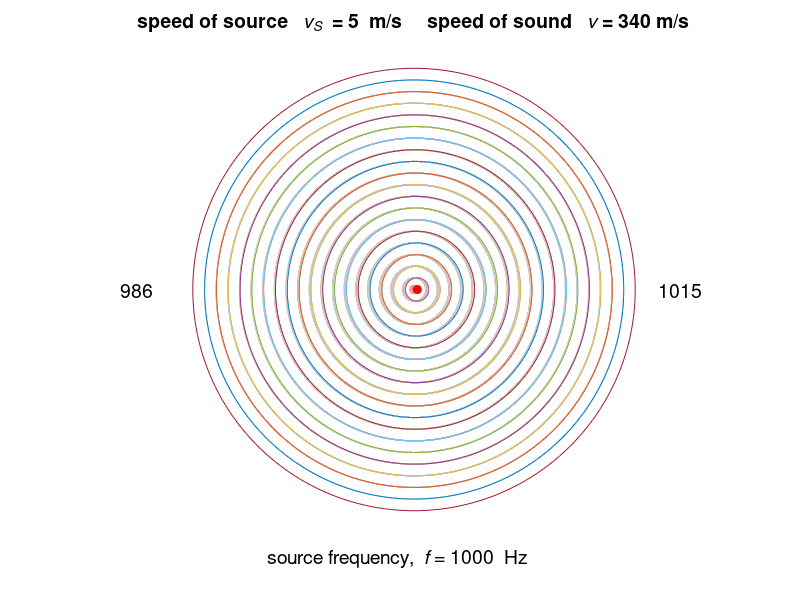

Write the MATLAB code that produced this figure.
% doppler.m
% Ian Cooper
% School of Physics, University of Sydney

close all
clear all
clc

N = 20;         % number of time steps

disp('   The Figure Window will update every second'); 
disp('  ');
disp('   Enter speed of source from 0 to 350 m/s')
disp('  ')
 
v_s = input('   Speed of source (m/s), v  =  ');

v   = 340;        % velocity of sound
%v_s = 400;       % velocity of source

freq = 1000;

R = zeros(N);    % radius of circles

theta = linspace(0,2*pi,200);   % angle for generating circle

x_max = max([v_s*(N+1) v * (N+1)]);

figure(1)
set(gcf,'Units','normalized');
set(gcf,'Position',[0.1 0.1 0.4 0.6]);
set(gcf,'color','w');

text_1 = 'speed of source   {\itv_S}  = ';
text_2 =  num2str(v_s,'%0.0f');
text_3 = '  m/s     ';
text_4 = 'speed of sound   {\itv} = 340 m/s';
text_p = [text_1 text_2 text_3 text_4];
title(text_p,'FontSize',14);

hold on

limits = x_max;
axis([-limits limits -limits limits]);

axis equal
axis off
for t = 1:N

x = v_s * (t-1);    

plot(x,0,'o','Markersize',6,'MarkerFaceColor','r','MarkerEdgeColor','r');



for c = 1 : N
R = v * (t-c);
if R < 0, R = 0; end;

x_p = R * cos(theta) + v_s * (c-1) ;
y_p = R * sin(theta);

plot(x_p, y_p);

end

pause(1)


if t < N

plot(x,0,'o','Markersize',6,'MarkerFaceColor','w','MarkerEdgeColor','w');

for c = 1 : N
R = v * (t-c);
if R < 0, R = 0; end;

x_p = R * cos(theta) + v_s * (c-1) ;
y_p = R * sin(theta);

plot(x_p, y_p,'w');

end
end
end

% source sound
text(-0.6*x_max, -1.1*x_max,'source frequency,  {\itf} = 1000  Hz','FontSize',14)
cf = freq;        
sf = 22050;                 % sample frequency (Hz)
d = 5.0;                    % duration (s)
n = sf * d;                 % number of samples
s = (1:n) / sf;             % sound data preparation
s = sin(2 * pi * cf * s);   % sinusoidal modulation

s = s./max(s);

sound(s, sf);               % sound presentation
%pause(d + 0.1);             % waiting for sound end


% in front of moving source
cf = (freq * v /(v-v_s));
if cf > 0
text(1*x_max,0,num2str(cf,'%0.0f'),'FontSize',14)

     
sf = 22050;                 % sample frequency (Hz)
d = 5.0;                    % duration (s)
n = sf * d;                 % number of samples
s = (1:n) / sf;             % sound data preparation
s = sin(2 * pi * cf * s);   % sinusoidal modulation

s = s./max(s);

sound(s, sf);               % sound presentation
%pause(d + 0.1);             % waiting for sound end

end
if v_s >= v

text(1*x_max,0,'\it BOOOM !!!','FontSize',14)

% make noise
d = 8;
%rand('state',sum(100 * clock));  % initialize random seed
zzz = rng;
noise = randn(1, n);             % Gausian noise
noise = noise / max(abs(noise)); % -1 to 1 normalization

% play noise
disp('WHITE noise');
sound(noise, sf);                % playing sound
%pause(d + 0.1);                  % waiting for sound end


end

% in rear of moving source
cf = freq * v /(v+v_s);
text(-1.2*x_max,0,num2str(cf,'%0.0f'),'FontSize',14)
     
sf = 22050;                 % sample frequency (Hz)
d = 5.0;                    % duration (s)
n = sf * d;                 % number of samples
s = (1:n) / sf;             % sound data preparation
s = sin(2 * pi * cf * s);   % sinusoidal modulation

s = s./max(s);

sound(s, sf);               % sound presentation
%pause(d + 0.1);             % waiting for sound end
